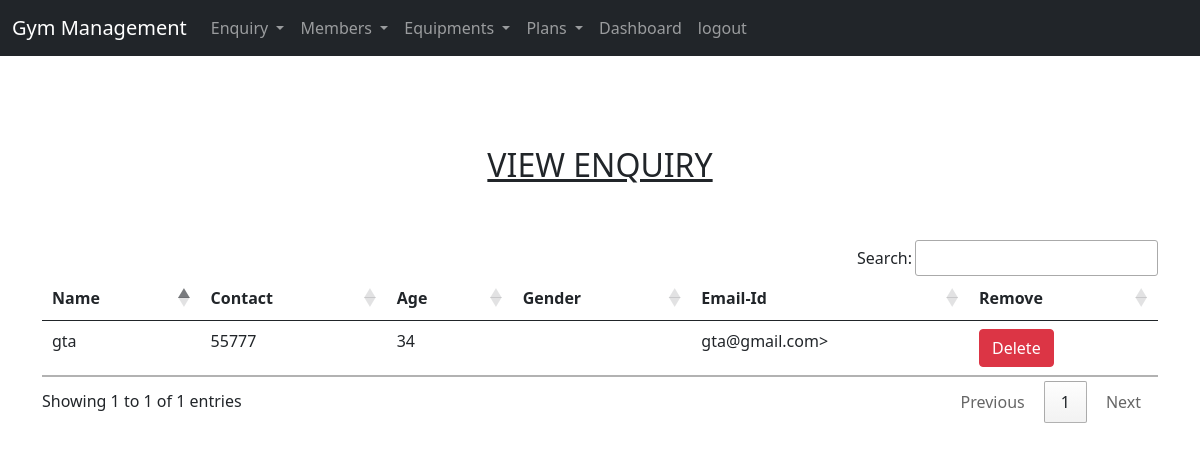
Screenshot of /applications/view_enquiry/ (signed in) with the database file from the repository.
### application/models.py (models this page shows, shortened)
class Enquiry(models.Model):
    Name=models.CharField(max_length=20)
    Contact=models.CharField(max_length=20)
    Age=models.CharField(max_length=20)
    Email_Id=models.CharField(max_length=50)

### application/views.py (the view)
# urls.py: path('view_enquiry/',views.view_enquiry),
def view_enquiry(request):
    if not request.user.is_staff:
        return redirect('admin_login')
    enq=Enquiry.objects.all()
    d={'enq':enq}
    return render(request,'application/view_enquiry.html',d)

### templates/application/view_enquiry.html (shortened to what this page needs)
{% extends 'application/base.html' %}
{% load static %}
{% block body %}
<div class="container" style="margin-top:90px;">
<h2 class="text-center font-weight-bold font-family-calibri text-decoration-underline ">VIEW ENQUIRY</h2>
<br><br>
<table id="example" class="table table-hover table-responsive  ">
<thead class="thead-dark">
<tr >
  <th>Name</th>
  <th>Contact</th>
  <th>Age</th>
  <th>Gender</th>
  <th>Email-Id</th>
    <th>Remove</th>
</tr>
</thead>
<tbody>
{% for i in enq %}
<tr>
  <td>{{i.Name}}</td>
  <td>{{i.Contact}}</td>
  <td>{{i.Age}}</td>
  <td>{{i.Gender}}</td>
  <td>{{i.Email_Id}}></td>
  <td><a class="btn btn-danger" href="/applications/delete_enquiry?pid={{ i.id }}" onclick="return confirm('Are you sure you want to delete this enquiry?')">Delete</a></td>
</tr>
{% endfor %}
</tbody>
</table>
</div>
{% endblock body %}

### rows the page displays
Enquiry: Name "gta", Contact "55777", Age "34", Email_Id "gta@gmail.com"
